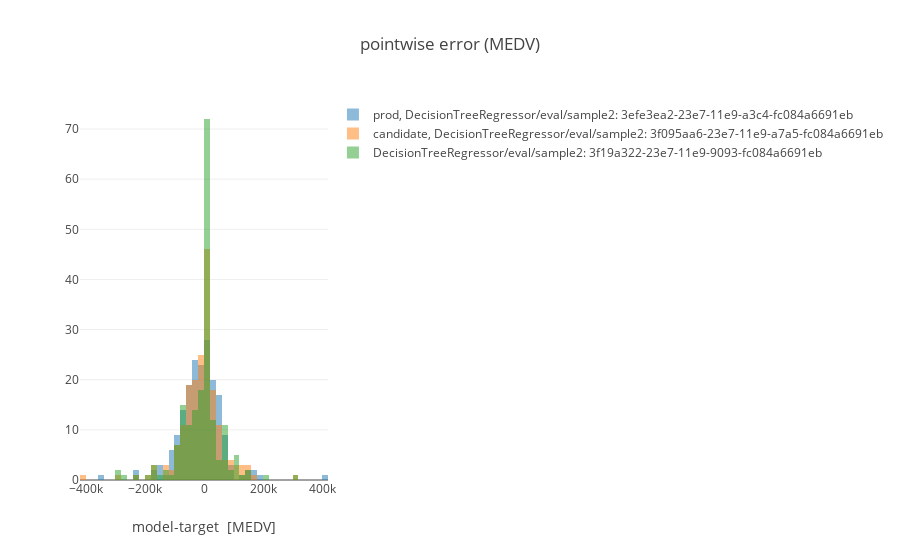

Notebook code for this chart:
### Markdown cell above
#### Plot histogram of model error

### Code cell
plot.histogram_model_error(ml_repo, ml_repo.tree.models.DecisionTreeRegressor.model(), ml_repo.tree.test_data.sample2())

### Figure 1 — Plotly figure (JSON) as saved in the notebook; plotly's stock layout.template omitted (floating-point values rounded to 4 significant figures; data arrays with more than 128 entries replaced by an {"elided": "..."} marker saying what was removed)
{"data": [{"name": "prod, DecisionTreeRegressor/eval/sample2: 3efe3ea2-23e7-11e9-a3c4-fc084a6691eb", "opacity": 0.5, "text": "sample2:last<br>DecisionTreeRegressor/model:3efda2dc-23e7-11e9-ac02-fc084a6691eb<br>", "type": "histogram", "x": {"elided": "188 float values"}}, {"name": "candidate, DecisionTreeRegressor/eval/sample2: 3f095aa6-23e7-11e9-a7a5-fc084a6691eb", "opacity": 0.5, "text": "sample2:last<br>DecisionTreeRegressor/model:3f08e5c6-23e7-11e9-9906-fc084a6691eb<br>", "type": "histogram", "x": {"elided": "188 float values"}}, {"name": "DecisionTreeRegressor/eval/sample2: 3f19a322-23e7-11e9-9093-fc084a6691eb", "opacity": 0.5, "text": "sample2:last<br>DecisionTreeRegressor/model:3f189262-23e7-11e9-b49c-fc084a6691eb<br>", "type": "histogram", "x": {"elided": "188 float values"}}], "layout": {"barmode": "overlay", "title": "pointwise error (MEDV)", "xaxis": {"title": "model-target  [MEDV]"}}}
